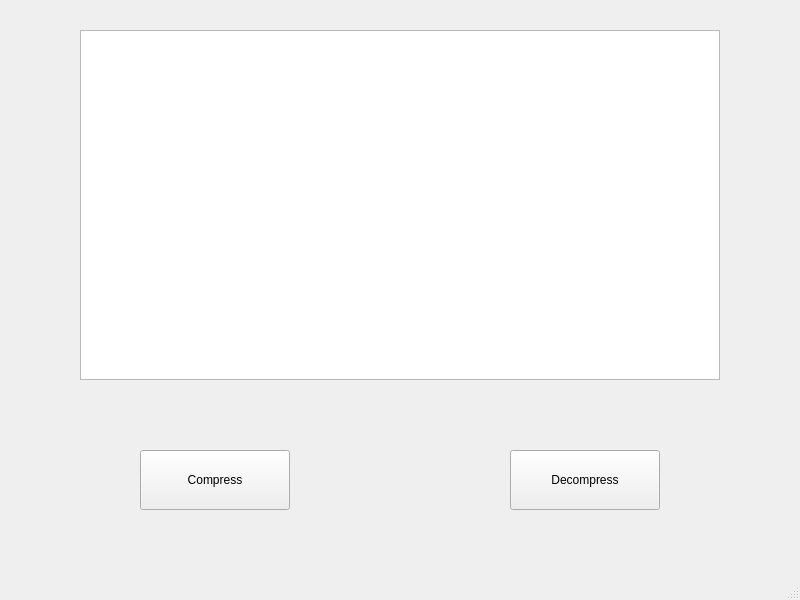
<?xml version="1.0" encoding="UTF-8"?>
<ui version="4.0">
 <class>MainWindow</class>
 <widget class="QMainWindow" name="MainWindow">
  <property name="geometry">
   <rect>
    <x>0</x>
    <y>0</y>
    <width>800</width>
    <height>600</height>
   </rect>
  </property>
  <property name="windowTitle">
   <string>MainWindow</string>
  </property>
  <widget class="QWidget" name="centralwidget">
   <widget class="QPushButton" name="pushButton_decompress">
    <property name="geometry">
     <rect>
      <x>510</x>
      <y>450</y>
      <width>150</width>
      <height>60</height>
     </rect>
    </property>
    <property name="text">
     <string>Decompress</string>
    </property>
   </widget>
   <widget class="QPushButton" name="pushButton_file">
    <property name="geometry">
     <rect>
      <x>140</x>
      <y>450</y>
      <width>150</width>
      <height>60</height>
     </rect>
    </property>
    <property name="text">
     <string>Compress</string>
    </property>
   </widget>
   <widget class="QPlainTextEdit" name="plainTextEdit">
    <property name="geometry">
     <rect>
      <x>80</x>
      <y>30</y>
      <width>640</width>
      <height>350</height>
     </rect>
    </property>
   </widget>
  </widget>
  <widget class="QMenuBar" name="menubar">
   <property name="geometry">
    <rect>
     <x>0</x>
     <y>0</y>
     <width>800</width>
     <height>26</height>
    </rect>
   </property>
  </widget>
  <widget class="QStatusBar" name="statusbar"/>
 </widget>
 <resources/>
 <connections/>
</ui>
